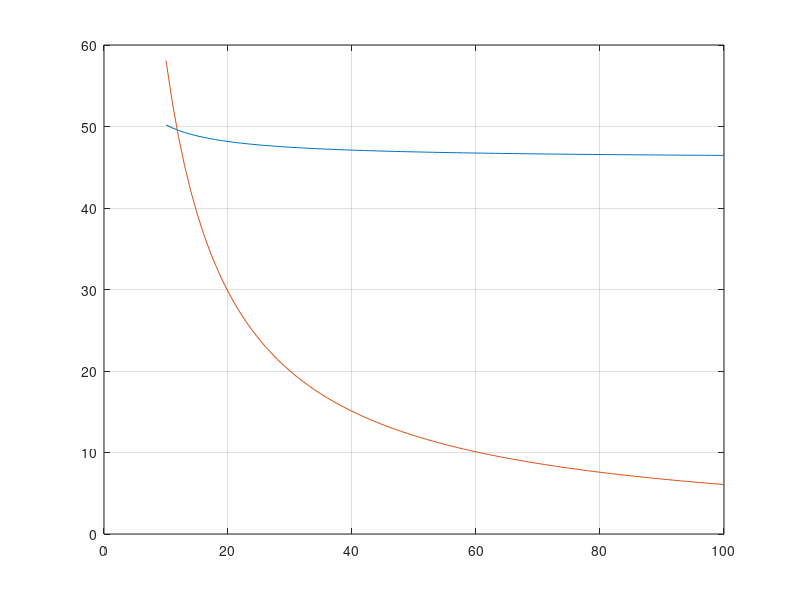

Recreate this plot in MATLAB.
%L = Input ('length of LIM');
L= 2.44;
H = 0.09;
t = 0.127;
h = 0.07;
nt = 10:1:100;
ws = L.*((2.*nt)+1).^-1;
wa = ws/2; %wa is available space
wa = wa.*1000;%wa in mm
Vi = L*t*H;
Vnsl = (nt-1).*((h*t).*ws);
Vf = Vi-Vnsl;
Mlim = 2700.*Vf;

plot (nt,Mlim,nt,wa)

grid on